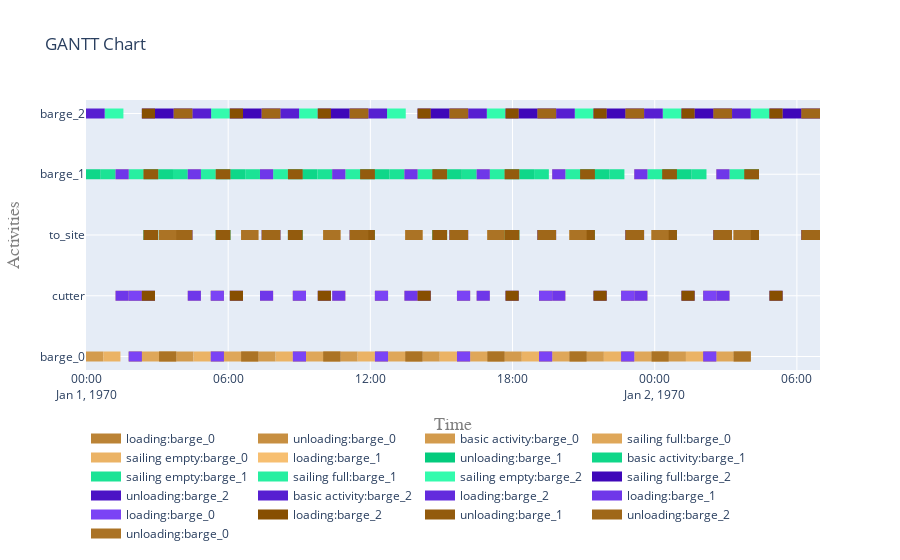

Notebook cell for this chart:
### Code cell
fig = plot.get_gantt_chart([*vessels.values(), to_site], id_map=[activities[x] for x in activities])
